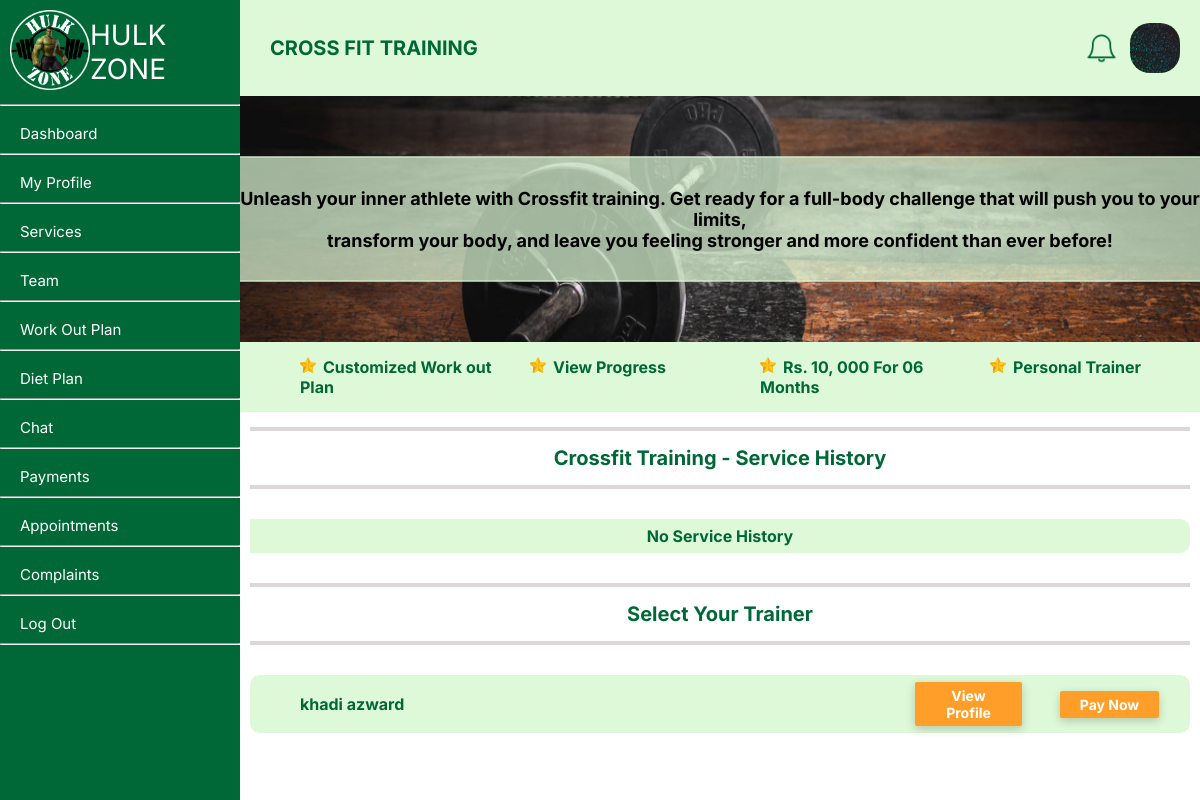
/member/crossfit.php (signed in), run on an earlier commit of the app's database.
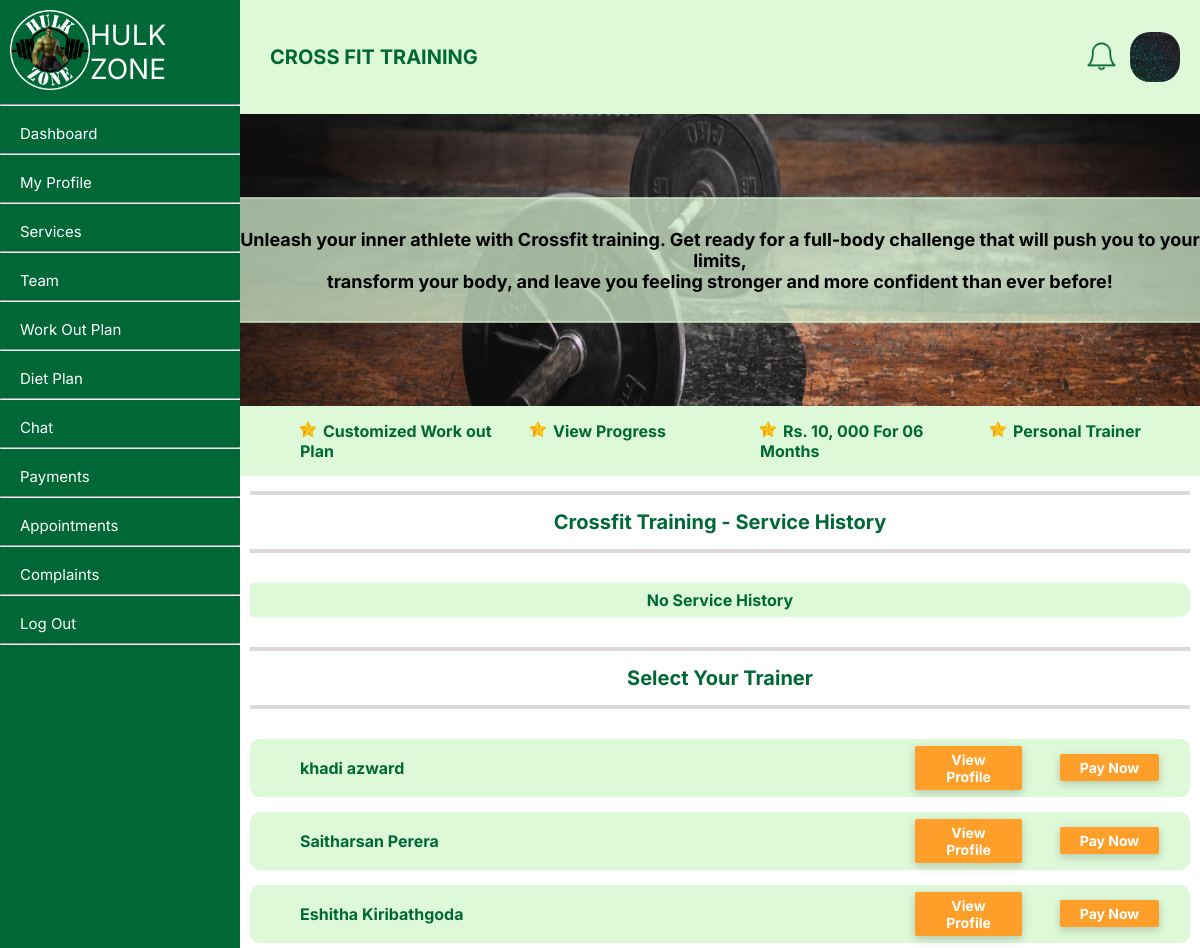
And on a later commit of the database.
### tables this page shows
CREATE TABLE `employeeservice` (
  `serviceID` int NOT NULL,
  `employeeID` int NOT NULL
);

CREATE TABLE `user` (
  `userID` int NOT NULL,
  `fName` text NOT NULL,
  `lName` text NOT NULL,
  `NIC` text NOT NULL,
  `gender` varchar(50) NOT NULL,
  `profilePhoto` text,
  `dateOfBirth` date NOT NULL,
  `roles` int NOT NULL,
  `statuses` int NOT NULL,
  `contactNumber` int NOT NULL,
  `streetNumber` varchar(255) DEFAULT NULL,
  `addressLine01` text,
  `addressLine02` text,
  `city` text,
  `pw` varchar(255) NOT NULL,
  `created_at` date NOT NULL,
  `email` varchar(50) NOT NULL
);

### member/crossfit.php (the view, shortened to what the changed rows need)
<?php
include '../connect.php';
?>
<!DOCTYPE html>
<html lang="en">
<head>
    <link rel="stylesheet" type="text/css" href="../member/style/gen.css">
    <link rel="stylesheet" type="text/css" href="../member/style/servicepage.css">
    <link rel="stylesheet" href="https://cdnjs.cloudflare.com/ajax/libs/font-awesome/5.15.3/css/all.min.css">
</head>
<body>
            <?php
                include("navBar.php");
            ?>
        <div class="body">
                        <?php include("notifications.php"); ?>
            <div class="content">
                <div class="row-two" style="margin-left: 10px; margin-right: 10px;">
                        <?php
                            $sql2 = "SELECT employeeID FROM `employeeservice` where serviceID = 1";
                            $result2 = mysqli_query($conn, $sql2);
                            if ($result2 && mysqli_num_rows($result2) > 0) {
                                echo '<table>';
                                while ($row2 = mysqli_fetch_assoc($result2)) {
                                    $employeeID = $row2["employeeID"];
                                    $sql3 = "select userID from employee where employeeID = $employeeID";
                                    $result3 = mysqli_query($conn, $sql3);
                                    $row3 = mysqli_fetch_assoc($result3);
                                    $userID = $row3["userID"];
                                    $sql4 = "select * from user where userID = $userID";
                                    $result4 = mysqli_query($conn, $sql4);
                                    $row4 = mysqli_fetch_assoc($result4);
                                    $field1name = $row4["fName"] . " " . $row4["lName"];
                                    $field2name ="<div><a href='employeeProfile.php?userID=$row3[userID]' class = 'button'>View Profile</a></div>";
                                    $sql5 = "SELECT * FROM servicecharge WHERE serviceID IN (1, 2, 4) AND endDate >= NOW()";
                                    $result5 = mysqli_query($conn, $sql5);
                                    $ongoingService = mysqli_num_rows($result5) > 0;
                                    if ($ongoingService) {
                                        $payNow = 'javascript:void(0);';
                                        $onclick = 'onclick="alert(\'You already have an ongoing service and cannot obtain another one until it ends.\'); return false;"';
                                    } else {
                                        $payNow = 'pay_now.php?employeeID='.$employeeID.'&serviceID=1';
                                        $onclick = "";
                                    }
                                    $field3name = '<a href="'.$payNow.'" class = "button" '.$onclick.'>Pay Now</a>';
                                    echo '<tr>
                                        <td style="text-align:left; padding-left: 50px;">'.$field1name.'</td>
                                        <td>'.$field2name.'</td>
                                        <td>'.$field3name.'</td>
                                    </tr>';
                                }
                                echo '</table>';
                            } else {
                                echo '<table>
                                    <tr>
                                        <td style=:"width:100%;"> Trainers Unavailable at the Moment </td>
                                    </tr>
                                </table>';
                            }
                        ?>
                </div>
            </div>
        </div>
</body>
</html>

What changed in the data, as far as the page shows it:
added employeeservice: user.fName+lName "Saitharsan Perera"
added employeeservice: user.fName+lName "Eshitha Kiribathgoda"
